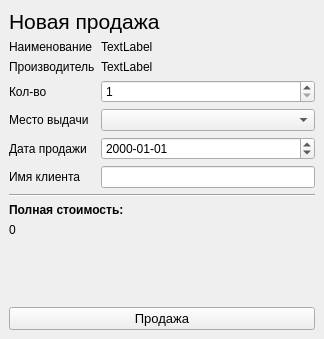
<?xml version="1.0" encoding="UTF-8"?>
<ui version="4.0">
 <class>new_sale_view</class>
 <widget class="QMainWindow" name="new_sale_view">
  <property name="geometry">
   <rect>
    <x>0</x>
    <y>0</y>
    <width>324</width>
    <height>339</height>
   </rect>
  </property>
  <property name="minimumSize">
   <size>
    <width>324</width>
    <height>339</height>
   </size>
  </property>
  <property name="maximumSize">
   <size>
    <width>324</width>
    <height>339</height>
   </size>
  </property>
  <property name="windowTitle">
   <string>Новая Продажа</string>
  </property>
  <widget class="QWidget" name="centralwidget">
   <layout class="QVBoxLayout" name="verticalLayout">
    <item>
     <widget class="QLabel" name="label_2">
      <property name="font">
       <font>
        <pointsize>16</pointsize>
       </font>
      </property>
      <property name="text">
       <string>Новая продажа</string>
      </property>
     </widget>
    </item>
    <item>
     <layout class="QFormLayout" name="formLayout">
      <item row="0" column="0">
       <widget class="QLabel" name="label">
        <property name="text">
         <string>Наименование</string>
        </property>
       </widget>
      </item>
      <item row="1" column="0">
       <widget class="QLabel" name="label_3">
        <property name="text">
         <string>Производитель</string>
        </property>
       </widget>
      </item>
      <item row="2" column="0">
       <widget class="QLabel" name="label_4">
        <property name="text">
         <string>Кол-во</string>
        </property>
       </widget>
      </item>
      <item row="2" column="1">
       <widget class="QSpinBox" name="spinBox">
        <property name="minimum">
         <number>1</number>
        </property>
        <property name="maximum">
         <number>1000000</number>
        </property>
       </widget>
      </item>
      <item row="0" column="1">
       <widget class="QLabel" name="label_name">
        <property name="text">
         <string>TextLabel</string>
        </property>
       </widget>
      </item>
      <item row="1" column="1">
       <widget class="QLabel" name="label_manufacturer">
        <property name="text">
         <string>TextLabel</string>
        </property>
       </widget>
      </item>
      <item row="5" column="0">
       <widget class="QLabel" name="label_5">
        <property name="text">
         <string>Имя клиента</string>
        </property>
       </widget>
      </item>
      <item row="5" column="1">
       <widget class="QLineEdit" name="lineEdit_client"/>
      </item>
      <item row="3" column="0">
       <widget class="QLabel" name="label_7">
        <property name="text">
         <string>Место выдачи</string>
        </property>
       </widget>
      </item>
      <item row="3" column="1">
       <widget class="QComboBox" name="comboBox_warehouse"/>
      </item>
      <item row="4" column="0">
       <widget class="QLabel" name="label_9">
        <property name="text">
         <string>Дата продажи</string>
        </property>
       </widget>
      </item>
      <item row="4" column="1">
       <widget class="QDateEdit" name="dateEdit">
        <property name="displayFormat">
         <string>yyyy-MM-dd</string>
        </property>
       </widget>
      </item>
     </layout>
    </item>
    <item>
     <widget class="Line" name="line">
      <property name="orientation">
       <enum>Qt::Horizontal</enum>
      </property>
     </widget>
    </item>
    <item>
     <widget class="QLabel" name="label_6">
      <property name="font">
       <font>
        <weight>75</weight>
        <bold>true</bold>
       </font>
      </property>
      <property name="text">
       <string>Полная стоимость:</string>
      </property>
     </widget>
    </item>
    <item>
     <widget class="QLabel" name="label_8">
      <property name="text">
       <string>0</string>
      </property>
     </widget>
    </item>
    <item>
     <spacer name="verticalSpacer">
      <property name="orientation">
       <enum>Qt::Vertical</enum>
      </property>
      <property name="sizeHint" stdset="0">
       <size>
        <width>20</width>
        <height>40</height>
       </size>
      </property>
     </spacer>
    </item>
    <item>
     <layout class="QHBoxLayout" name="horizontalLayout">
      <item>
       <widget class="QPushButton" name="pushButton">
        <property name="font">
         <font>
          <pointsize>10</pointsize>
         </font>
        </property>
        <property name="text">
         <string>Продажа</string>
        </property>
        <property name="icon">
         <iconset>
          <normaloff>imgs/sale.png</normaloff>imgs/sale.png</iconset>
        </property>
       </widget>
      </item>
     </layout>
    </item>
   </layout>
  </widget>
 </widget>
 <resources/>
 <connections/>
</ui>
